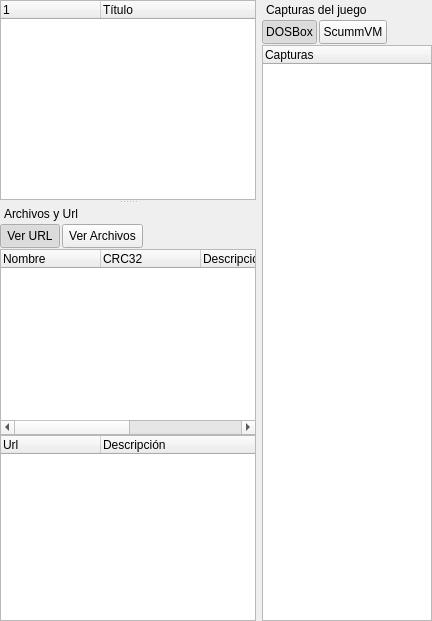
      <widget class="QWidget" name="layoutWidget" >
       <layout class="QHBoxLayout" >
        <property name="spacing" >
         <number>6</number>
        </property>
        <property name="leftMargin" >
         <number>0</number>
        </property>
        <property name="topMargin" >
         <number>0</number>
        </property>
        <property name="rightMargin" >
         <number>0</number>
        </property>
        <property name="bottomMargin" >
         <number>0</number>
        </property>
        <item>
         <widget class="QSplitter" name="splitter" >
          <property name="sizePolicy" >
           <sizepolicy vsizetype="Expanding" hsizetype="Expanding" >
            <horstretch>0</horstretch>
            <verstretch>0</verstretch>
           </sizepolicy>
          </property>
          <property name="orientation" >
           <enum>Qt::Vertical</enum>
          </property>
          <widget class="QTreeWidget" name="twJuegos" >
           <property name="minimumSize" >
            <size>
             <width>0</width>
             <height>200</height>
            </size>
           </property>
           <property name="focusPolicy" >
            <enum>Qt::ClickFocus</enum>
           </property>
           <property name="frameShadow" >
            <enum>QFrame::Sunken</enum>
           </property>
           <property name="horizontalScrollBarPolicy" >
            <enum>Qt::ScrollBarAlwaysOff</enum>
           </property>
           <property name="showDropIndicator" stdset="0" >
            <bool>false</bool>
           </property>
           <property name="alternatingRowColors" >
            <bool>false</bool>
           </property>
           <property name="iconSize" >
            <size>
             <width>24</width>
             <height>24</height>
            </size>
           </property>
           <property name="textElideMode" >
            <enum>Qt::ElideNone</enum>
           </property>
           <property name="rootIsDecorated" >
            <bool>false</bool>
           </property>
           <property name="uniformRowHeights" >
            <bool>true</bool>
           </property>
           <property name="itemsExpandable" >
            <bool>false</bool>
           </property>
           <property name="allColumnsShowFocus" >
            <bool>true</bool>
           </property>
           <column>
            <property name="text" >
             <string/>
            </property>
           </column>
           <column>
            <property name="text" >
             <string>Título</string>
            </property>
           </column>
          </widget>
          <widget class="QDockWidget" name="dockw_FilesUrl" >
           <property name="features" >
            <set>QDockWidget::NoDockWidgetFeatures</set>
           </property>
           <property name="allowedAreas" >
            <set>Qt::NoDockWidgetArea</set>
           </property>
           <property name="windowTitle" >
            <string>Archivos y Url</string>
           </property>
           <widget class="QWidget" name="dockWidgetContents" >
            <layout class="QVBoxLayout" >
             <property name="spacing" >
              <number>0</number>
             </property>
             <property name="leftMargin" >
              <number>0</number>
             </property>
             <property name="topMargin" >
              <number>0</number>
             </property>
             <property name="rightMargin" >
              <number>0</number>
             </property>
             <property name="bottomMargin" >
              <number>0</number>
             </property>
             <item>
              <widget class="QFrame" name="frame_toolbar_1" >
               <property name="minimumSize" >
                <size>
                 <width>110</width>
                 <height>26</height>
                </size>
               </property>
               <property name="maximumSize" >
                <size>
                 <width>16777215</width>
                 <height>26</height>
                </size>
               </property>
               <property name="frameShape" >
                <enum>QFrame::NoFrame</enum>
               </property>
               <property name="frameShadow" >
                <enum>QFrame::Raised</enum>
               </property>
               <layout class="QHBoxLayout" >
                <property name="spacing" >
                 <number>2</number>
                </property>
                <property name="leftMargin" >
                 <number>0</number>
                </property>
                <property name="topMargin" >
                 <number>0</number>
                </property>
                <property name="rightMargin" >
                 <number>0</number>
                </property>
                <property name="bottomMargin" >
                 <number>0</number>
                </property>
                <item>
                 <widget class="QToolButton" name="btn_fileurl_1" >
                  <property name="minimumSize" >
                   <size>
                    <width>24</width>
                    <height>24</height>
                   </size>
                  </property>
                  <property name="text" >
                   <string>Ver URL</string>
                  </property>
                  <property name="icon" >
                   <iconset resource="../res/grlida.qrc" >:/img16/edit_enlace.png</iconset>
                  </property>
                  <property name="checkable" >
                   <bool>true</bool>
                  </property>
                  <property name="checked" >
                   <bool>true</bool>
                  </property>
                 </widget>
                </item>
                <item>
                 <widget class="QToolButton" name="btn_fileurl_2" >
                  <property name="minimumSize" >
                   <size>
                    <width>24</width>
                    <height>24</height>
                   </size>
                  </property>
                  <property name="text" >
                   <string>Ver Archivos</string>
                  </property>
                  <property name="icon" >
                   <iconset resource="../res/grlida.qrc" >:/img16/archivos.png</iconset>
                  </property>
                  <property name="checkable" >
                   <bool>true</bool>
                  </property>
                 </widget>
                </item>
                <item>
                 <spacer>
                  <property name="orientation" >
                   <enum>Qt::Horizontal</enum>
                  </property>
                  <property name="sizeHint" >
                   <size>
                    <width>51</width>
                    <height>20</height>
                   </size>
                  </property>
                 </spacer>
                </item>
               </layout>
              </widget>
             </item>
             <item>
              <layout class="QVBoxLayout" >
               <property name="spacing" >
                <number>0</number>
               </property>
               <property name="leftMargin" >
                <number>0</number>
               </property>
               <property name="topMargin" >
                <number>0</number>
               </property>
               <property name="rightMargin" >
                <number>0</number>
               </property>
               <property name="bottomMargin" >
                <number>0</number>
               </property>
               <item>
                <widget class="QTreeWidget" name="twFiles" >
                 <property name="focusPolicy" >
                  <enum>Qt::ClickFocus</enum>
                 </property>
                 <property name="showDropIndicator" stdset="0" >
                  <bool>false</bool>
                 </property>
                 <property name="iconSize" >
                  <size>
                   <width>16</width>
                   <height>16</height>
                  </size>
                 </property>
                 <property name="textElideMode" >
                  <enum>Qt::ElideNone</enum>
                 </property>
                 <property name="rootIsDecorated" >
                  <bool>false</bool>
                 </property>
                 <property name="uniformRowHeights" >
                  <bool>true</bool>
                 </property>
                 <property name="itemsExpandable" >
                  <bool>false</bool>
                 </property>
                 <property name="allColumnsShowFocus" >
                  <bool>true</bool>
                 </property>
                 <column>
                  <property name="text" >
                   <string>Nombre</string>
                  </property>
                 </column>
                 <column>
                  <property name="text" >
                   <string>CRC32</string>
                  </property>
                 </column>
                 <column>
                  <property name="text" >
                   <string>Descripción</string>
                  </property>
                 </column>
                 <column>
                  <property name="text" >
                   <string>Size</string>
                  </property>
                 </column>
                 <column>
                  <property name="text" >
                   <string>Path</string>
                  </property>
                 </column>
                </widget>
               </item>
               <item>
                <widget class="QTreeWidget" name="twUrls" >
                 <property name="focusPolicy" >
                  <enum>Qt::ClickFocus</enum>
                 </property>
                 <property name="frameShadow" >
                  <enum>QFrame::Sunken</enum>
                 </property>
                 <property name="showDropIndicator" stdset="0" >
                  <bool>false</bool>
                 </property>
                 <property name="iconSize" >
                  <size>
                   <width>16</width>
                   <height>16</height>
                  </size>
                 </property>
                 <property name="textElideMode" >
                  <enum>Qt::ElideNone</enum>
                 </property>
                 <property name="rootIsDecorated" >
                  <bool>false</bool>
                 </property>
                 <property name="uniformRowHeights" >
                  <bool>true</bool>
                 </property>
                 <property name="itemsExpandable" >
                  <bool>false</bool>
                 </property>
                 <property name="allColumnsShowFocus" >
                  <bool>true</bool>
                 </property>
                 <column>
                  <property name="text" >
                   <string>Url</string>
                  </property>
                 </column>
                 <column>
                  <property name="text" >
                   <string>Descripción</string>
                  </property>
                 </column>
                </widget>
               </item>
              </layout>
             </item>
            </layout>
           </widget>
          </widget>
         </widget>
        </item>
        <item>
         <widget class="QDockWidget" name="dockw_Capturas" >
          <property name="sizePolicy" >
           <sizepolicy vsizetype="Preferred" hsizetype="Fixed" >
            <horstretch>0</horstretch>
            <verstretch>0</verstretch>
           </sizepolicy>
          </property>
          <property name="minimumSize" >
           <size>
            <width>170</width>
            <height>0</height>
           </size>
          </property>
          <property name="maximumSize" >
           <size>
            <width>16777215</width>
            <height>16777215</height>
           </size>
          </property>
          <property name="features" >
           <set>QDockWidget::NoDockWidgetFeatures</set>
          </property>
          <property name="allowedAreas" >
           <set>Qt::NoDockWidgetArea</set>
          </property>
          <property name="windowTitle" >
           <string>Capturas del juego</string>
          </property>
          <widget class="QWidget" name="dockWidgetContents_2" >
           <layout class="QVBoxLayout" >
            <property name="spacing" >
             <number>0</number>
            </property>
            <property name="leftMargin" >
             <number>0</number>
            </property>
            <property name="topMargin" >
             <number>0</number>
            </property>
            <property name="rightMargin" >
             <number>0</number>
            </property>
            <property name="bottomMargin" >
             <number>0</number>
            </property>
            <item>
             <widget class="QFrame" name="frame_toolbar_2" >
              <property name="minimumSize" >
               <size>
                <width>110</width>
                <height>26</height>
               </size>
              </property>
              <property name="maximumSize" >
               <size>
                <width>170</width>
                <height>26</height>
               </size>
              </property>
              <property name="frameShape" >
               <enum>QFrame::NoFrame</enum>
              </property>
              <property name="frameShadow" >
               <enum>QFrame::Raised</enum>
              </property>
              <layout class="QHBoxLayout" >
               <property name="spacing" >
                <number>2</number>
               </property>
               <property name="leftMargin" >
                <number>0</number>
               </property>
               <property name="topMargin" >
                <number>0</number>
               </property>
               <property name="rightMargin" >
                <number>0</number>
               </property>
               <property name="bottomMargin" >
                <number>0</number>
               </property>
               <item>
                <widget class="QToolButton" name="btn_imgtumb_1" >
                 <property name="minimumSize" >
                  <size>
                   <width>24</width>
                   <height>24</height>
                  </size>
                 </property>
                 <property name="text" >
                  <string>DOSBox</string>
                 </property>
                 <property name="icon" >
                  <iconset resource="../res/grlida.qrc" >:/img16/dosbox.png</iconset>
                 </property>
                 <property name="checkable" >
                  <bool>true</bool>
                 </property>
                 <property name="checked" >
                  <bool>true</bool>
                 </property>
                </widget>
               </item>
               <item>
                <widget class="QToolButton" name="btn_imgtumb_2" >
                 <property name="minimumSize" >
                  <size>
                   <width>24</width>
                   <height>24</height>
                  </size>
                 </property>
                 <property name="text" >
                  <string>ScummVM</string>
                 </property>
                 <property name="icon" >
                  <iconset resource="../res/grlida.qrc" >:/img16/scummvm.png</iconset>
                 </property>
                 <property name="checkable" >
                  <bool>true</bool>
                 </property>
                </widget>
               </item>
               <item>
                <spacer>
                 <property name="orientation" >
                  <enum>Qt::Horizontal</enum>
                 </property>
                 <property name="sizeHint" >
                  <size>
                   <width>51</width>
                   <height>20</height>
                  </size>
                 </property>
                </spacer>
               </item>
              </layout>
             </widget>
            </item>
            <item>
             <widget class="QTreeWidget" name="twCapturas" >
              <property name="maximumSize" >
               <size>
                <width>170</width>
                <height>16777215</height>
               </size>
              </property>
              <property name="focusPolicy" >
               <enum>Qt::ClickFocus</enum>
              </property>
              <property name="frameShadow" >
               <enum>QFrame::Sunken</enum>
              </property>
              <property name="showDropIndicator" stdset="0" >
               <bool>false</bool>
              </property>
              <property name="alternatingRowColors" >
               <bool>false</bool>
              </property>
              <property name="iconSize" >
               <size>
                <width>135</width>
                <height>120</height>
               </size>
              </property>
              <property name="textElideMode" >
               <enum>Qt::ElideNone</enum>
              </property>
              <property name="rootIsDecorated" >
               <bool>false</bool>
              </property>
              <property name="uniformRowHeights" >
               <bool>false</bool>
              </property>
              <property name="itemsExpandable" >
               <bool>false</bool>
              </property>
              <property name="allColumnsShowFocus" >
               <bool>true</bool>
              </property>
              <column>
               <property name="text" >
                <string>Capturas</string>
               </property>
              </column>
             </widget>
            </item>
           </layout>
          </widget>
         </widget>
        </item>
       </layout>
      </widget>
